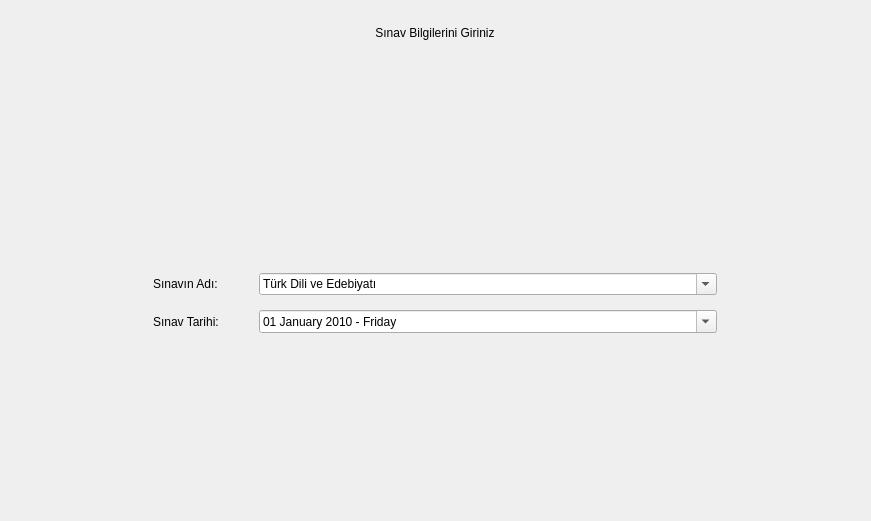
<?xml version="1.0" encoding="UTF-8"?>
<ui version="4.0">
 <class>ikoOSKAR::UI::NSExamInfoUi</class>
 <widget class="QWidget" name="ikoOSKAR::UI::NSExamInfoUi">
  <property name="geometry">
   <rect>
    <x>0</x>
    <y>0</y>
    <width>871</width>
    <height>521</height>
   </rect>
  </property>
  <property name="windowTitle">
   <string>Form</string>
  </property>
  <layout class="QHBoxLayout" name="horizontalLayout">
   <property name="leftMargin">
    <number>0</number>
   </property>
   <property name="topMargin">
    <number>0</number>
   </property>
   <property name="rightMargin">
    <number>0</number>
   </property>
   <property name="bottomMargin">
    <number>0</number>
   </property>
   <item>
    <widget class="QFrame" name="frame">
     <property name="maximumSize">
      <size>
       <width>600</width>
       <height>16777215</height>
      </size>
     </property>
     <property name="frameShape">
      <enum>QFrame::NoFrame</enum>
     </property>
     <property name="frameShadow">
      <enum>QFrame::Raised</enum>
     </property>
     <layout class="QVBoxLayout" name="verticalLayout">
      <item>
       <widget class="QFrame" name="frmHeader">
        <property name="frameShape">
         <enum>QFrame::NoFrame</enum>
        </property>
        <property name="frameShadow">
         <enum>QFrame::Raised</enum>
        </property>
        <layout class="QVBoxLayout" name="verticalLayout_2">
         <item>
          <widget class="QLabel" name="lblHeader">
           <property name="maximumSize">
            <size>
             <width>16777215</width>
             <height>30</height>
            </size>
           </property>
           <property name="text">
            <string>Sınav Bilgilerini Giriniz</string>
           </property>
           <property name="alignment">
            <set>Qt::AlignCenter</set>
           </property>
          </widget>
         </item>
         <item>
          <widget class="QWidget" name="wdFiller" native="true"/>
         </item>
        </layout>
       </widget>
      </item>
      <item>
       <widget class="QFrame" name="frmForm">
        <property name="frameShape">
         <enum>QFrame::NoFrame</enum>
        </property>
        <property name="lineWidth">
         <number>0</number>
        </property>
        <layout class="QFormLayout" name="formLayout">
         <property name="horizontalSpacing">
          <number>40</number>
         </property>
         <property name="verticalSpacing">
          <number>15</number>
         </property>
         <item row="0" column="0">
          <widget class="QLabel" name="lblExamName">
           <property name="text">
            <string>Sınavın Adı:</string>
           </property>
          </widget>
         </item>
         <item row="1" column="0">
          <widget class="QLabel" name="lblExamDate">
           <property name="text">
            <string>Sınav Tarihi:</string>
           </property>
          </widget>
         </item>
         <item row="0" column="1">
          <widget class="QComboBox" name="cmbName">
           <property name="editable">
            <bool>true</bool>
           </property>
           <property name="currentIndex">
            <number>0</number>
           </property>
           <item>
            <property name="text">
             <string>Türk Dili ve Edebiyatı</string>
            </property>
           </item>
           <item>
            <property name="text">
             <string>Matematik</string>
            </property>
           </item>
           <item>
            <property name="text">
             <string>Fizik</string>
            </property>
           </item>
           <item>
            <property name="text">
             <string>Kimya</string>
            </property>
           </item>
           <item>
            <property name="text">
             <string>Biyoloji</string>
            </property>
           </item>
           <item>
            <property name="text">
             <string>Coğrafya</string>
            </property>
           </item>
           <item>
            <property name="text">
             <string>Tarih</string>
            </property>
           </item>
           <item>
            <property name="text">
             <string>TC İnkılap Tarihi</string>
            </property>
           </item>
           <item>
            <property name="text">
             <string>Felsefe</string>
            </property>
           </item>
           <item>
            <property name="text">
             <string>Din Kültürü ve Ahlak Bilgisi</string>
            </property>
           </item>
           <item>
            <property name="text">
             <string>İngilizce</string>
            </property>
           </item>
           <item>
            <property name="text">
             <string>Almanca</string>
            </property>
           </item>
           <item>
            <property name="text">
             <string>Fransızca</string>
            </property>
           </item>
           <item>
            <property name="text">
             <string>Bilgisayar Bilimleri</string>
            </property>
           </item>
           <item>
            <property name="text">
             <string>Deneme Sınavı</string>
            </property>
           </item>
          </widget>
         </item>
         <item row="1" column="1">
          <widget class="QDateEdit" name="dateEdit">
           <property name="frame">
            <bool>true</bool>
           </property>
           <property name="accelerated">
            <bool>true</bool>
           </property>
           <property name="minimumDate">
            <date>
             <year>2010</year>
             <month>1</month>
             <day>1</day>
            </date>
           </property>
           <property name="displayFormat">
            <string>dd MMMM yyyy - dddd</string>
           </property>
           <property name="calendarPopup">
            <bool>true</bool>
           </property>
          </widget>
         </item>
        </layout>
       </widget>
      </item>
     </layout>
    </widget>
   </item>
  </layout>
 </widget>
 <resources/>
 <connections/>
</ui>
